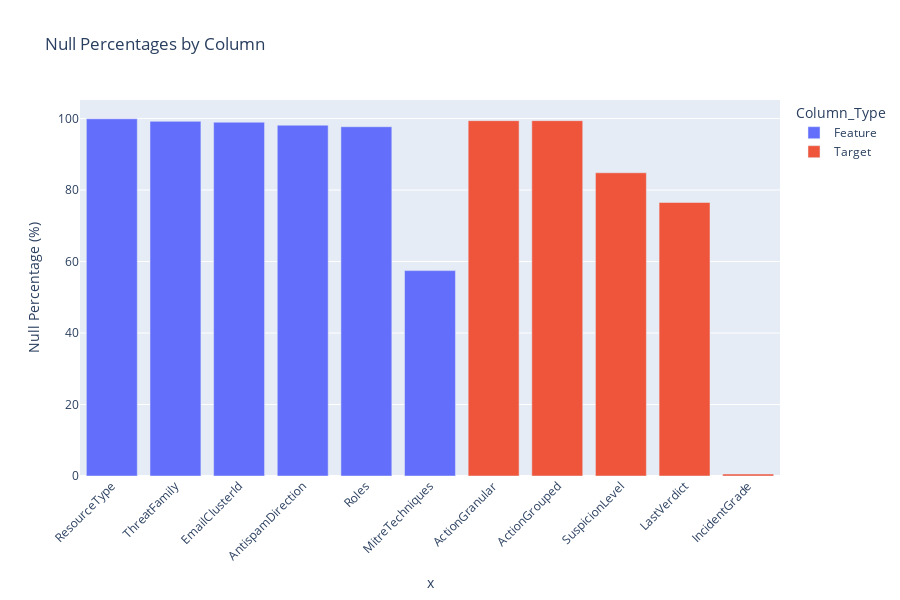

Source (notebook cell):
### Markdown cell above
# Null values analysis

### Code cell
def analyze_null_values():
    # Combine features and targets for analysis
    all_columns = features + target_columns
    
    # Calculate null statistics
    null_stats = pd.DataFrame({
        'Total_Rows': len(df),
        'Null_Count': df[all_columns].isnull().sum(),
        'Null_Percentage': (df[all_columns].isnull().sum() / len(df) * 100).round(2)
    }).sort_values('Null_Percentage', ascending=False)
    
    # Add column type classification
    null_stats['Column_Type'] = null_stats.index.map(
        lambda x: 'Target' if x in target_columns else 'Feature'
    )
    
    # Print summary
    print("Null Value Analysis:")
    print("=" * 80)
    print("\nColumns with null values (sorted by percentage):")
    print(null_stats[null_stats['Null_Count'] > 0])
    
    print("\nSummary by Column Type:")
    print("-" * 40)
    for col_type in ['Feature', 'Target']:
        type_stats = null_stats[null_stats['Column_Type'] == col_type]
        print(f"\n{col_type} Columns:")
        print(f"Total columns: {len(type_stats)}")
        print(f"Columns with nulls: {len(type_stats[type_stats['Null_Count'] > 0])}")
        if len(type_stats) > 0:
            print(f"Average null percentage: {type_stats['Null_Percentage'].mean():.2f}%")
    
    # Visualize null percentages
    import plotly.express as px
    
    # Create bar plot
    fig = px.bar(
        null_stats[null_stats['Null_Count'] > 0],
        x=null_stats[null_stats['Null_Count'] > 0].index,
        y='Null_Percentage',
        color='Column_Type',
        title='Null Percentages by Column',
        labels={'index': 'Column Name', 'Null_Percentage': 'Null Percentage (%)'}
    )
    
    fig.update_layout(
        xaxis_tickangle=-45,
        showlegend=True,
        height=600
    )
    
    fig.show()
    
    return null_stats

# Run the analysis
null_stats = analyze_null_values()

### Figure 1 — Plotly figure (JSON) as saved in the notebook; plotly's stock layout.template omitted (floating-point values rounded to 4 significant figures)
{"data": [{"hovertemplate": "Column_Type=Feature<br>x=%{x}<br>Null Percentage (%)=%{y}<extra></extra>", "legendgroup": "Feature", "marker": {"color": "#636efa", "pattern": {"shape": ""}}, "name": "Feature", "orientation": "v", "showlegend": true, "textposition": "auto", "type": "bar", "x": ["ResourceType", "ThreatFamily", "EmailClusterId", "AntispamDirection", "Roles", "MitreTechniques"], "xaxis": "x", "y": [99.93, 99.21, 98.98, 98.14, 97.71, 57.46], "yaxis": "y"}, {"hovertemplate": "Column_Type=Target<br>x=%{x}<br>Null Percentage (%)=%{y}<extra></extra>", "legendgroup": "Target", "marker": {"color": "#EF553B", "pattern": {"shape": ""}}, "name": "Target", "orientation": "v", "showlegend": true, "textposition": "auto", "type": "bar", "x": ["ActionGranular", "ActionGrouped", "SuspicionLevel", "LastVerdict", "IncidentGrade"], "xaxis": "x", "y": [99.41, 99.41, 84.83, 76.52, 0.54], "yaxis": "y"}], "layout": {"barmode": "relative", "height": 600, "legend": {"title": {"text": "Column_Type"}, "tracegroupgap": 0}, "showlegend": true, "title": {"text": "Null Percentages by Column"}, "xaxis": {"anchor": "y", "domain": [0, 1], "tickangle": -45, "title": {"text": "x"}}, "yaxis": {"anchor": "x", "domain": [0, 1], "title": {"text": "Null Percentage (%)"}}}}
